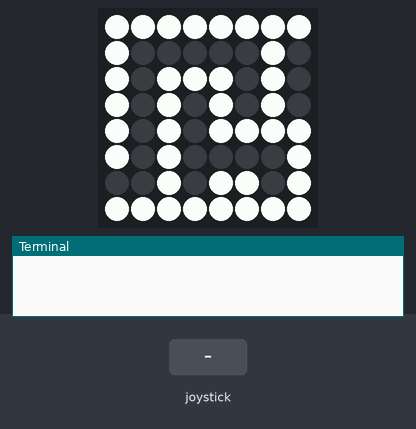
The program below on a simulated Raspberry Pi (BCM pin numbers) with a Sense HAT. Shown: the Sense HAT's 8×8 RGB LED matrix, the last lines printed to the terminal. The test bench sets the inputs (shaded band).

Above: at 1.2 s.
1.3 s: joystick pushed up
At 1.9 s:
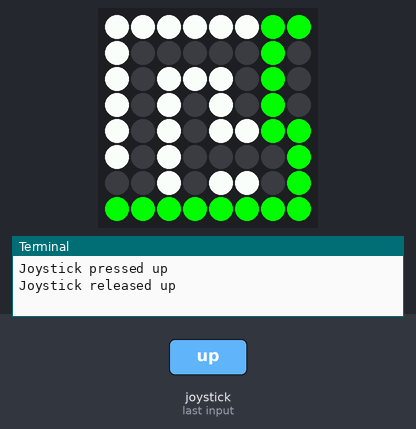
2.9 s: joystick pushed down
At 4.2 s:
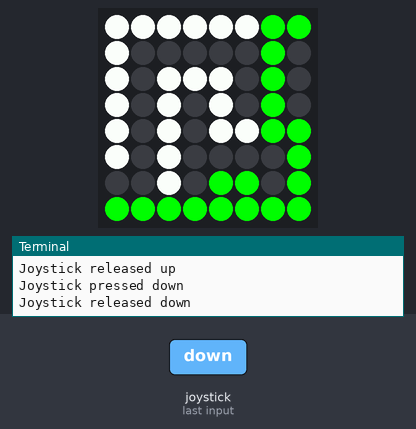
4.5 s: joystick pushed left
At 5.5 s:
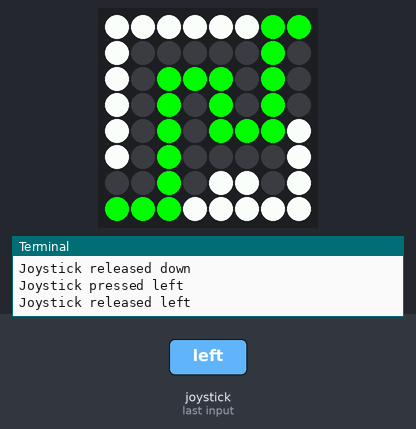
Timing chart, 0 to 7.5 s (numbered marks = the images above; inputs shaded):
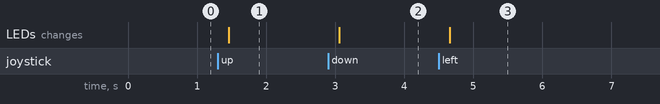

Measured:
- after the input at 1.3 s, the LEDs: change after 0.16 s (image 1)
- after the input at 2.9 s, the LEDs: change after 0.16 s (image 2)
- after the input at 4.5 s, the LEDs: change after 0.16 s (image 3)

The program:

Pjt2_MapGame_Path.py
```python
from sense_hat import SenseHat
from time import sleep


Map = [
        [0,0,0,0,0,0,1,0],
        [0,1,1,1,1,1,1,0],
        [0,1,0,0,0,0,0,0],
        [0,1,0,1,1,1,1,0],
        [0,1,0,0,0,1,0,0],
        [0,1,1,1,0,1,0,0],
        [0,0,0,0,0,1,1,0],
        [0,1,1,1,0,0,0,0]
]


sense = SenseHat()


from sense_hat import SenseHat

sense = SenseHat()


green = (0, 255, 0)
black = (1, 1, 1)
white = (255, 255, 255)


target_r = 7
target_c = 0

Visited = [[0] * 8 for _ in range(8)]
total_path = []
dr = [-1,1,0,0]
dc = [0,0,-1,1]

def DFS(nowRow, nowCol, path):
    global target_r, target_c
    global total_path
    global dr, dc
    global Visited
    if target_r==nowRow and target_c==nowCol:
        total_path.append(path)
        return

    for d in range(len(dr)):
        nextRow, nextCol = nowRow + dr[d], nowCol + dc[d]
        if nextRow<0 or nextCol<0 or nextRow>=8 or nextCol>=8:
            continue
        if Visited[nextRow][nextCol]==1 or Map[nextRow][nextCol]==1:
            continue;
        Visited[nextRow][nextCol] = 1
        DFS(nextRow, nextCol, path+[(nextRow,nextCol)])
        Visited[nextRow][nextCol] = 0


def ShowPath(num):
    global total_path
    for i in total_path[num]:
        row, col = i
        sense.set_pixel(row, col, green)


def refresh():
    for i in range(8):
        for j in range(8):
            if Map[i][j]==1:
                sense.set_pixel(i,j,black)
            elif Map[i][j]==0:
                sense.set_pixel(i,j,white)


Visited[0][7]=1
DFS(0,7,[(0,7)])
refresh()
index = 0


while True:
    event = sense.stick.wait_for_event()


    print("Joystick {} {}".format(event.action, event.direction))

    event = sense.stick.wait_for_event()
    refresh()
    print("Joystick {} {}".format(event.action, event.direction))

    ShowPath(index)
    index += 1
    if index>=len(total_path):
        index = 0
```
